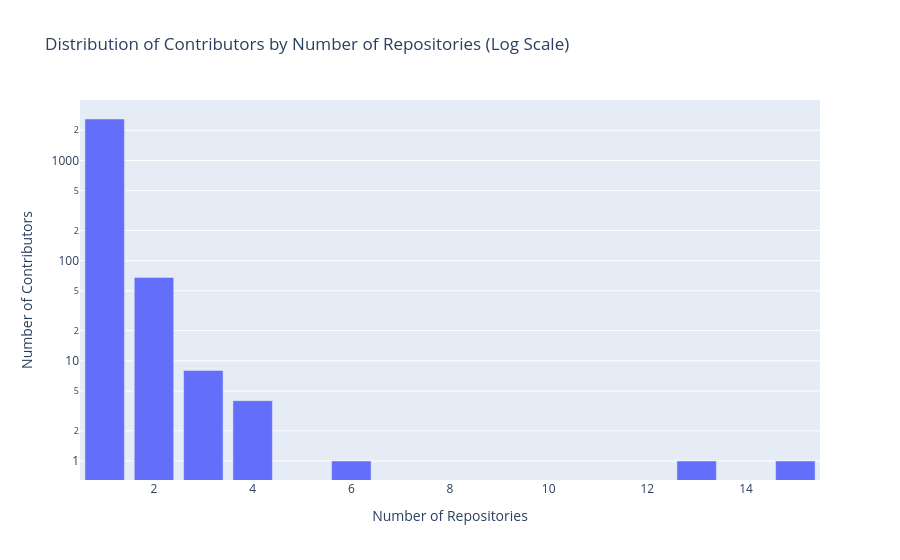
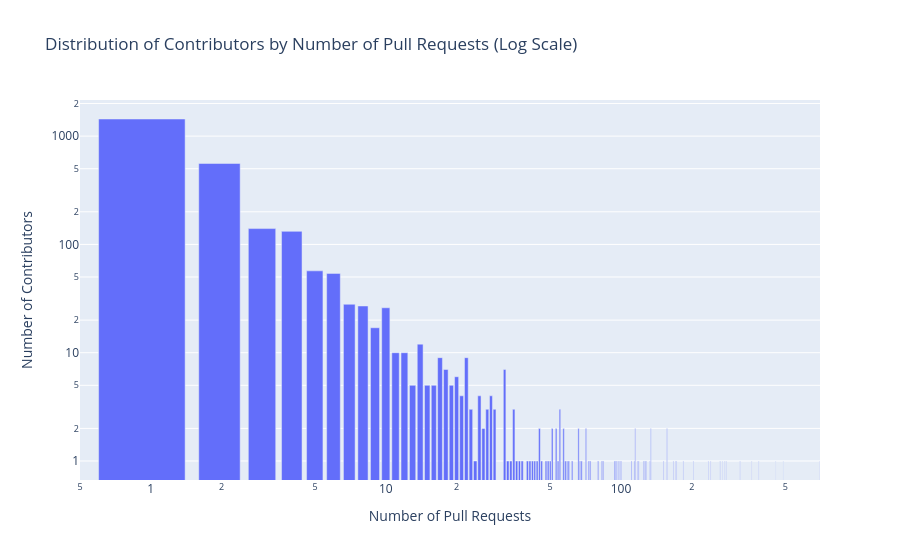

Write notebook code for charts like these, in order.
### Code cell
# Load the JSON file
commits_file = f"{path_data}/pull_requests.json"
df = pd.read_json(commits_file, lines=True)

# Group by contributor_id to find the number of unique repositories and total pull requests
contrib_repos = (
    df.groupby("contributor_id")["repository"]
    .nunique()
    .reset_index(name="num_repositories")
)
contrib_commits = (
    df.groupby("contributor_id")["repository"]
    .count()
    .reset_index(name="num_pull_requests")
)

# Merge the two DataFrames to get a summary for each contributor
contrib_summary = pd.merge(contrib_repos, contrib_commits, on="contributor_id")

# Aggregate the data by the number of repositories and number of pull requests
repos_distribution = contrib_summary["num_repositories"].value_counts().reset_index()
repos_distribution.columns = ["num_repositories", "count"]

commits_distribution = contrib_summary["num_pull_requests"].value_counts().reset_index()
commits_distribution.columns = ["num_pull_requests", "count"]

# Create a bar chart for the number of repositories with log scale
fig_repos = px.bar(
    repos_distribution,
    x="num_repositories",
    y="count",
    title="Distribution of Contributors by Number of Repositories (Log Scale)",
    labels={
        "num_repositories": "Number of Repositories",
        "count": "Number of Contributors",
    },
    log_y=True,
)

# Create a bar chart for the number of pull requests with log scale
fig_commits = px.bar(
    commits_distribution,
    x="num_pull_requests",
    y="count",
    title="Distribution of Contributors by Number of Pull Requests (Log Scale)",
    labels={
        "num_pull_requests": "Number of Pull Requests",
        "count": "Number of Contributors",
    },
    log_x=True,
    log_y=True,
)

fig_repos.show()
fig_commits.show()

import ineqpy

# Calculate the Gini coefficient for the number of repositories
gini_repos = ineqpy.inequality.gini(repos_distribution["count"].values)
print(
    f"The Gini coefficient for the number of repositories across different contributors is {gini_repos}."
)

# Calculate the Gini coefficient for the number of pull requests
gini_commits = ineqpy.inequality.gini(commits_distribution["count"].values)
print(
    f"The Gini coefficient for the number of pull requests across different contributors is {gini_commits}."
)

### Figure 1 — Plotly figure (JSON) as saved in the notebook; plotly's stock layout.template omitted (floating-point values rounded to 4 significant figures)
{"data": [{"alignmentgroup": "True", "hovertemplate": "Number of Repositories=%{x}<br>Number of Contributors=%{y}<extra></extra>", "legendgroup": "", "marker": {"color": "#636efa", "pattern": {"shape": ""}}, "name": "", "offsetgroup": "", "orientation": "v", "showlegend": false, "textposition": "auto", "type": "bar", "x": [1, 2, 3, 4, 15, 13, 6], "xaxis": "x", "y": [2592, 68, 8, 4, 1, 1, 1], "yaxis": "y"}], "layout": {"barmode": "relative", "legend": {"tracegroupgap": 0}, "title": {"text": "Distribution of Contributors by Number of Repositories (Log Scale)"}, "xaxis": {"anchor": "y", "domain": [0, 1], "title": {"text": "Number of Repositories"}}, "yaxis": {"anchor": "x", "domain": [0, 1], "title": {"text": "Number of Contributors"}, "type": "log"}}}

### Figure 2 — Plotly figure (JSON) as saved in the notebook; plotly's stock layout.template omitted (floating-point values rounded to 4 significant figures)
{"data": [{"alignmentgroup": "True", "hovertemplate": "Number of Pull Requests=%{x}<br>Number of Contributors=%{y}<extra></extra>", "legendgroup": "", "marker": {"color": "#636efa", "pattern": {"shape": ""}}, "name": "", "offsetgroup": "", "orientation": "v", "showlegend": false, "textposition": "auto", "type": "bar", "x": [1, 2, 3, 4, 5, 6, 7, 8, 10, 9, 14, 12, 11, 17, 22, 32, 18, 20, 13, 19, 15, 16, 21, 28, 25, 27, 23, 29, 55, 35, 66, 26, 115, 45, 53, 71, 134, 157, 51, 57, 264, 42, 83, 73, 41, 50, 386, 241, 184, 24, 40, 171, 702, 37, 276, 126, 36, 43, 98, 111, 118, 38, 235, 455, 67, 167, 203, 74, 59, 84, 34, 125, 114, 172, 270, 96, 46, 133, 128, 100, 127, 321, 490, 48, 60, 95, 80, 94, 62, 152, 49, 68, 44, 280, 360, 54, 119, 33, 58], "xaxis": "x", "y": [1439, 559, 140, 132, 57, 54, 28, 27, 26, 17, 12, 10, 10, 9, 9, 7, 7, 6, 5, 5, 5, 5, 4, 4, 4, 3, 3, 3, 3, 3, 2, 2, 2, 2, 2, 2, 2, 2, 2, 2, 1, 1, 1, 1, 1, 1, 1, 1, 1, 1, 1, 1, 1, 1, 1, 1, 1, 1, 1, 1, 1, 1, 1, 1, 1, 1, 1, 1, 1, 1, 1, 1, 1, 1, 1, 1, 1, 1, 1, 1, 1, 1, 1, 1, 1, 1, 1, 1, 1, 1, 1, 1, 1, 1, 1, 1, 1, 1, 1], "yaxis": "y"}], "layout": {"barmode": "relative", "legend": {"tracegroupgap": 0}, "title": {"text": "Distribution of Contributors by Number of Pull Requests (Log Scale)"}, "xaxis": {"anchor": "y", "domain": [0, 1], "title": {"text": "Number of Pull Requests"}, "type": "log"}, "yaxis": {"anchor": "x", "domain": [0, 1], "title": {"text": "Number of Contributors"}, "type": "log"}}}
